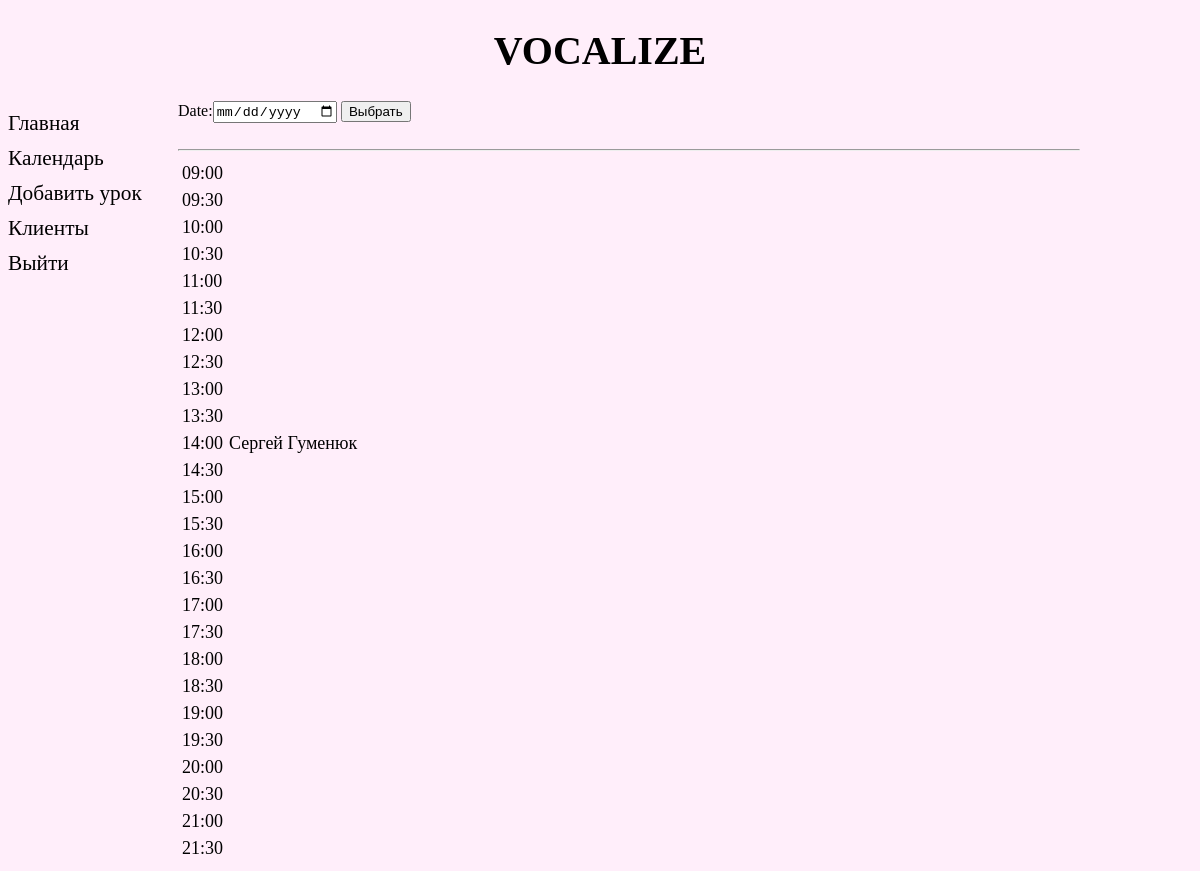
The page /calendar/ (signed in) on the database as committed earlier.
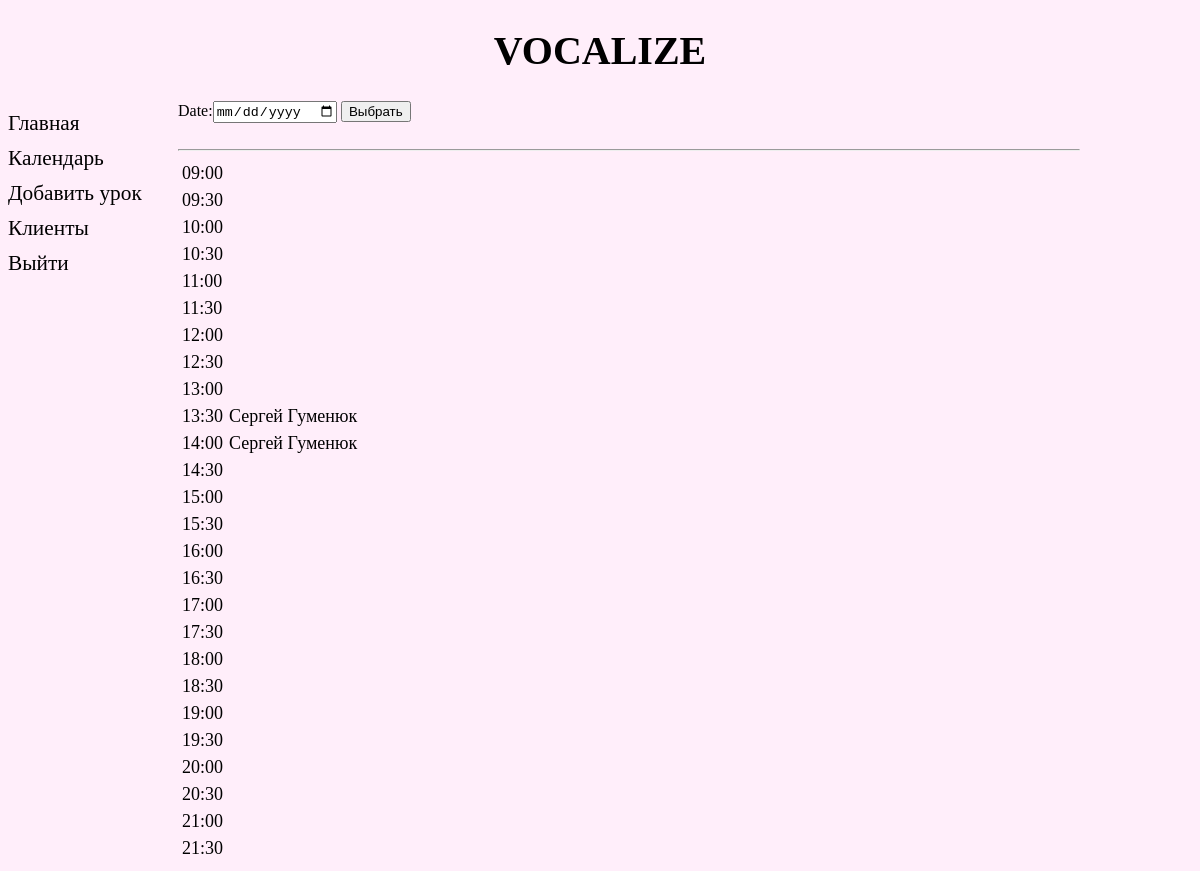
The same page on the database as committed later.
### main/models.py (models this page shows, shortened)
class Lesson(models.Model):
    date = models.DateField(verbose_name='Дата')
    time = models.TimeField(verbose_name='Время', null=True)
    customer_id = models.ForeignKey('Customer', on_delete=models.CASCADE, verbose_name='Клиент')
    class Meta:
        verbose_name = 'Урок'
        verbose_name_plural = 'Уроки'
    def __str__(self):
        return f'{self.customer_id}'

class Customer(models.Model):
    name = models.CharField(max_length=50, verbose_name='Имя')
    surname = models.CharField(max_length=50, verbose_name='Фамилия')
    photo = models.ImageField(upload_to='photos/%Y/%m/%d/', blank=True, verbose_name='Фото')
    email = models.EmailField(blank=True, unique=True, null=True, verbose_name='Email')
    phone = models.CharField(max_length=20, unique=True, null=True, verbose_name='Номер телефона')
    time_create = models.DateTimeField(auto_now_add=True, verbose_name='Дата создания')
    time_update = models.DateTimeField(auto_now=True, verbose_name='Дата последнего обновления')
    class Meta:
        verbose_name = 'Клиент'
        verbose_name_plural = 'Клиенты'
    def __str__(self):
        return f'{self.name} {self.surname}'

### main/views.py (the view)
# urls.py: path('calendar/', calendar, name='calendar'),
@login_required
def calendar(request):
    if request.method == 'POST':
        form = CalendarForm(request.POST)
        date = request.POST['date']
        lessons = Lesson.objects.filter(date=request.POST['date']).select_related('customer_id')
    else:
        form = CalendarForm()
        date = datetime.date.today()
        lessons = Lesson.objects.filter(date=datetime.date.today()).select_related('customer_id')
    context = {
        'title': 'Календарь',
        'lessons': lessons,
        'form': form,
        'time_slots': TIME_SLOTS,
        'date': date
        }
    return render(request, 'main/calendar.html', context=context)

### main/forms.py
class CalendarForm(forms.Form):
    date = forms.DateField(initial=datetime.date.today(),
                           widget=forms.DateInput(format='%d-%m-%Y', attrs={'type': 'date'}))

### main/templates/main/calendar.html (shortened to what this page needs)
{% extends 'main/base.html' %}
{% block content %}
    <form method="post">
        {{ form }} <input type="submit" value="Выбрать">
    </form>
    <br>
    <hr align="left" width="900">
     <table>
        {% for timer in time_slots %}
        <tr>
            <td>
                <a href="{% url 'add_lesson_quick' date timer.0 %}"> {{timer.1}} </a>
            </td>
            {% for lesson in lessons %}
                    {% if timer.0 == lesson.time %}
                        <td><a href="{% url 'lesson' lesson.pk %}">{{lesson}}</a></td>
                    {% endif %}
                {% endfor %}
            <td></td>
        </tr>
        {% endfor %}
    </table>
{% endblock %}

Rows that differ between the two databases and show on the page:
added Lesson: customer_id.surname "Сергей Гуменюк", shown under "13:30"
